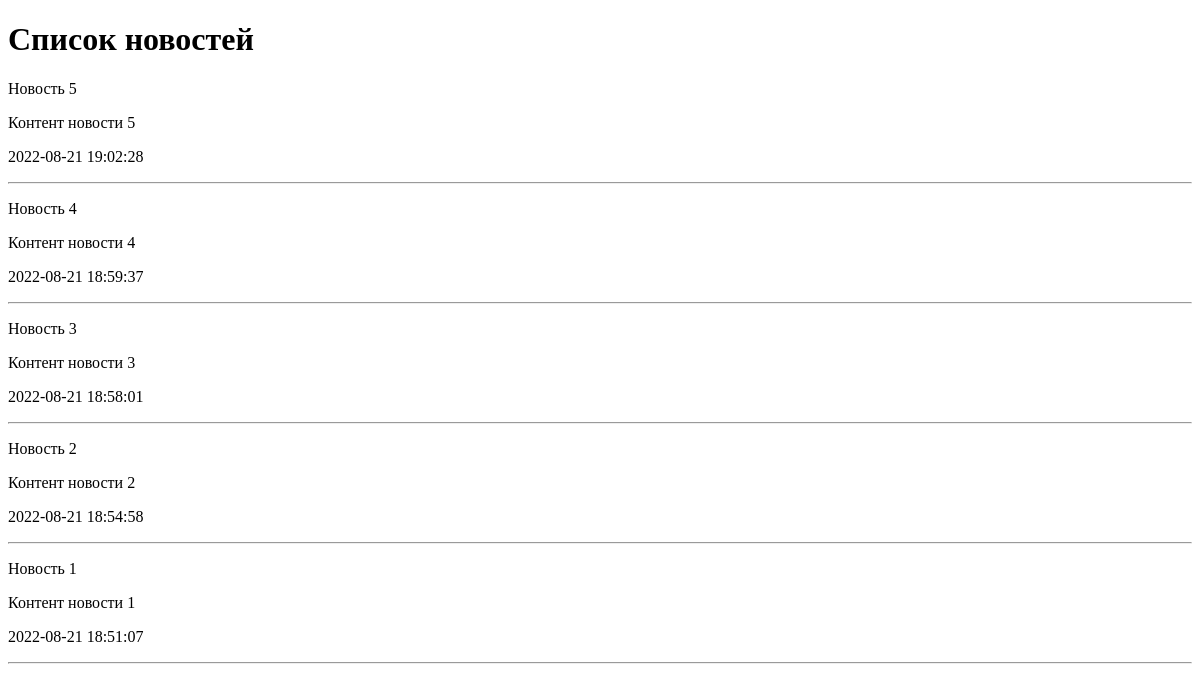
The app's page /, older data.
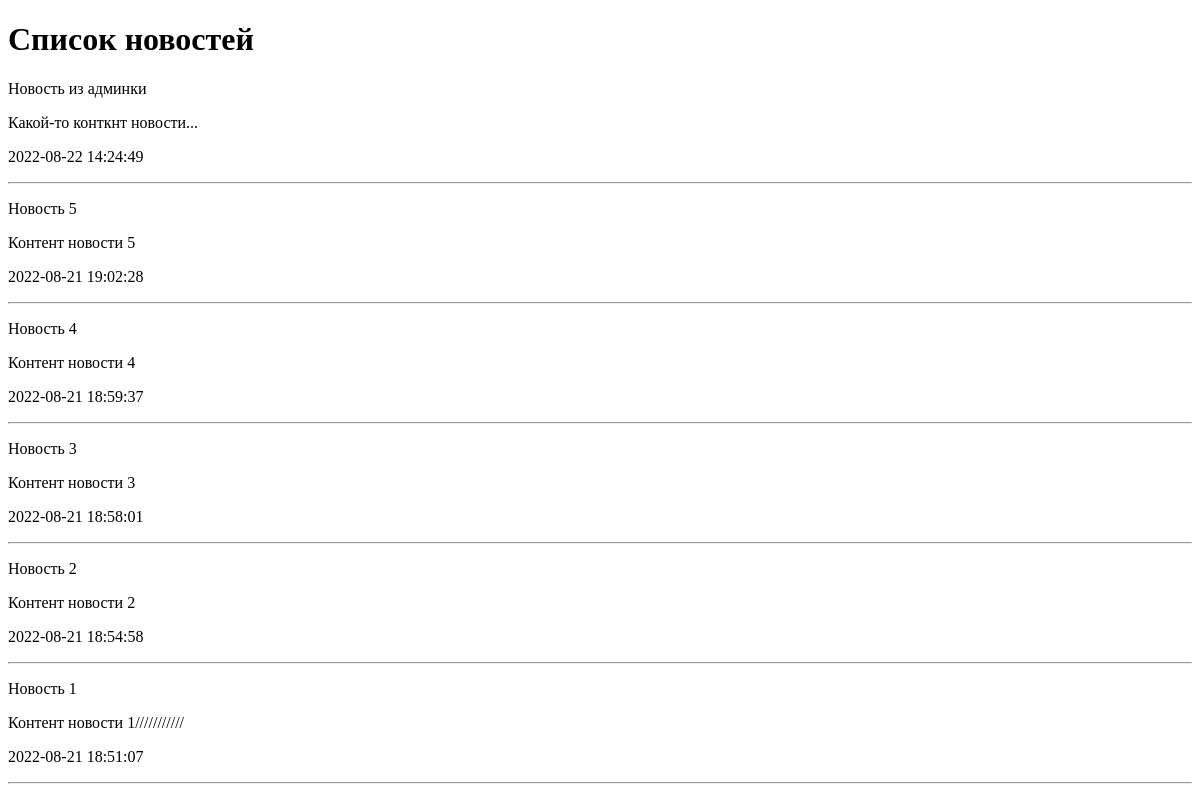
The same page, newer data.
### news/models.py (models this page shows, shortened)
class News(models.Model):
    title = models.CharField(max_length=150,verbose_name='Наименование')
    content = models.TextField(blank=True,verbose_name='Контент')
    created_at = models.DateTimeField(auto_now_add=True,verbose_name='Дата публикации')
    updated_at = models.DateTimeField(auto_now=True,verbose_name='Обновленно')
    photo = models.ImageField(upload_to='photos/%Y/%m/%d/',verbose_name='Фото',blank=True)
    is_published = models.BooleanField(default=True,verbose_name='Обновленно?')
    category = models.ForeignKey('Category', on_delete=models.PROTECT,null=True,verbose_name='Категория')#models.PROTECT обеспечивает защиту от удаления
    class Meta:
        verbose_name ='Новость'
        verbose_name_plural ='Новости'
        ordering = ['-created_at']

### news/views.py (the view)
# urls.py: path('',index),
def index(request):
    news = News.objects.all()
    return render(request,'news/index.html',{'news':news,'title':'Список новостей'})

### news/templates/news/index.html (shortened to what this page needs)
<!doctype html>
<html lang="ru">
<head>
</head>
<body>
    <h1>{{ title }}</h1>
    {% for item in news %}
        <div>
            <p>{{ item.title }}</p>
            <p>{{ item.content }}</p>
            <p>{{ item.created_at|date:"Y-m-d H:i:s" }}</p>
        </div><hr>
    {% endfor %}
</body>
</html>

Row changes from the older to the newer data that the page shows:
added News: title "Новость из админки", content "Какой-то конткнт новости...", created_at "2022-08-22 14:24:49"
changed News "Новость 1": content "Контент новости 1" → "Контент новости 1///////////"
